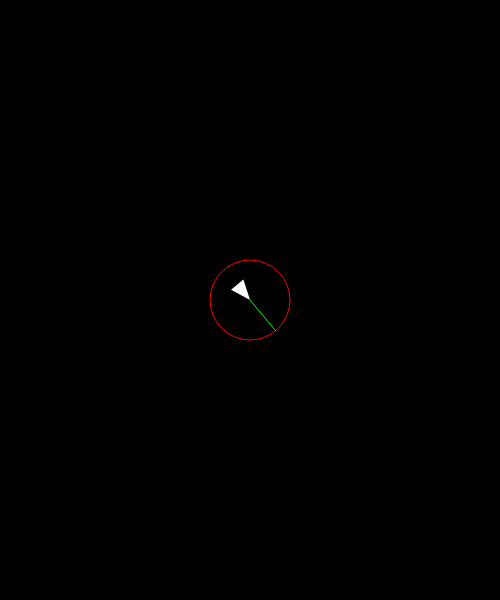
Frame 1 (no input)
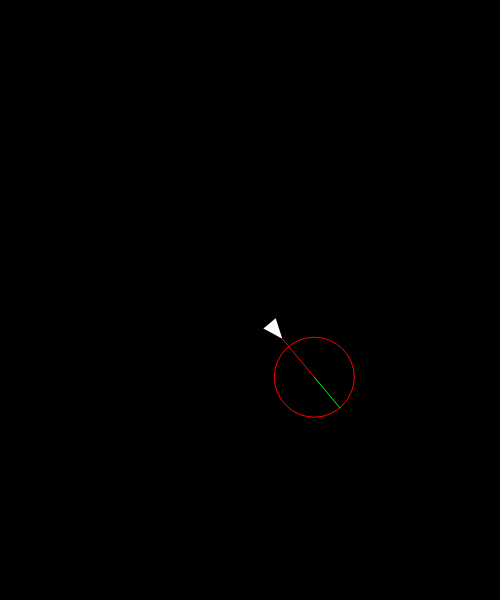
Frame 60 (no input)
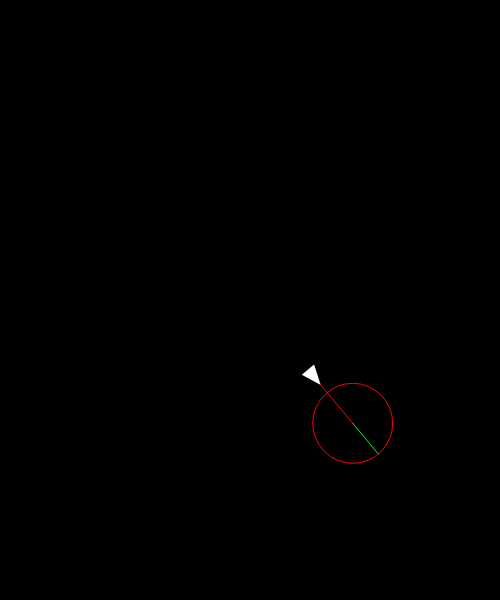
Frame 120 (the mouse pressed at the canvas centre since frame 60)

The p5.js sketch that drew these frames (run headless with seeded random() and noise() and a simulated clock; from frame 60 on, the mouse is pressed at the canvas centre):

// p5.js sketch
// ── sketch.js
let v;

function setup() {
  createCanvas(500,600);
  v = new Vehicle(width/2, height/2);
}

function draw() {
  background(0);
  
  v.detect();
  v.update();
  v.checkEdges();
  v.display();
}
// ── Vehicle.js
"use strict";

class Vehicle {
  constructor(x, y) {
    this.pos = createVector(x, y);
    this.vel = createVector();
    this.acc = createVector();
    this.angle = 0;

    this.maxDesiredVelocity = 1;
    this.maxSteerForce = 0.05
    
    //detect
    this.detectVector = createVector();
    this.directionVector = createVector();
    this.predictDistance = 50;
    this.detectRadius = 40;
  }
  update() {
    this.vel.add(this.acc);
    this.pos.add(this.vel);
    this.acc.mult(0);
    this.angle = this.vel.heading();
  }
  detect() {
    this.detectVector = p5.Vector.mult(this.vel.copy().normalize(), this.predictDistance);
    let centerPos = p5.Vector.add(this.pos, this.detectVector)
    
    let target = createVector(mouseX, mouseY);
    this.directionVector = p5.Vector.sub(target, centerPos);
    this.directionVector.setMag(this.detectRadius);
    this.directionVector.mult(-1);
    
    let directionPos = p5.Vector.add(centerPos, this.directionVector);
    this.seek(directionPos);
  }
  seek(target) {
    let desired = p5.Vector.sub(target, this.pos);
    desired.setMag(this.maxDesiredVelocity);
    let steer = p5.Vector.sub(desired, this.vel);
    steer.limit(this.maxSteerForce);
    this.applyForce(steer);
  }
  applyForce(force) {
    this.acc.add(force);
  }
  checkEdges() {
    if (this.pos.x < 0) {
      this.pos.x = width;
    } else if (this.pos.x > width) {
      this.pos.x = 0;
    }
    if (this.pos.y < 0) {
      this.pos.y = height;
    } else if (this.pos.y > height) {
      this.pos.y = 0;
    }
  }
  display() {
    push();
    translate(this.pos.x, this.pos.y);

    push();
    rotate(this.angle);
    noStroke();
    fill(255);
    triangle(0, 0, -20, 8, -20, -8);
    pop();
    
    // detecting graphics
    noFill();
    stroke(255, 0, 0);
    line(0, 0, this.detectVector.x, this.detectVector.y);

    translate(this.detectVector.x, this.detectVector.y);
    ellipse(0, 0, this.detectRadius*2, this.detectRadius*2);
    
    stroke(0,255,0);
    line(0,0,this.directionVector.x, this.directionVector.y);
    
    pop();
  }
}
